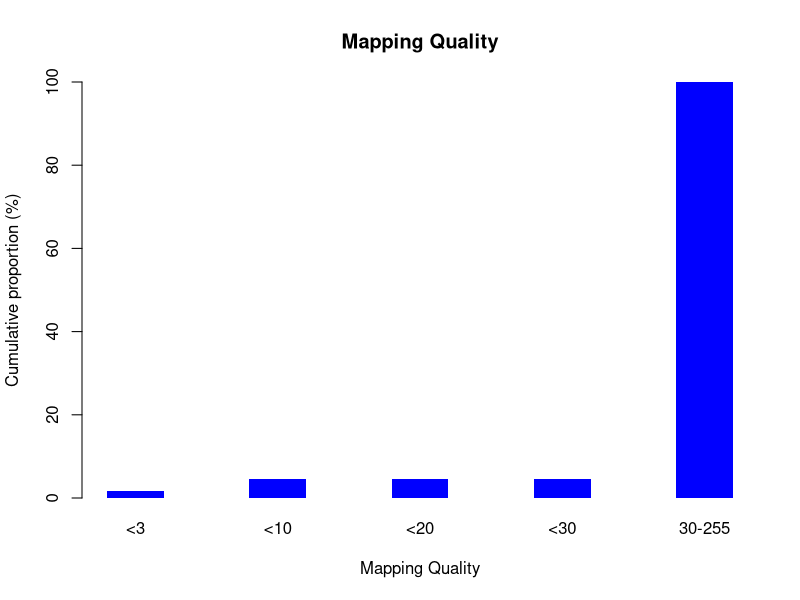

Here is the R script that generated this plot:
png("/rds/user/is460/hpc-work/muscle-rnaseq/ezbamqc/output/figs/srpk3_wt_ttnb_wt_4.mapq_profile.png",width=500,height=500,units="px")
mapq_val=c(0,1,3,255)
mapq_count=c(235534,661762,1526030,49349234)
xname=c("<3","<10","<20","<30","30-255")
freq = rep(0,5)
freq[1] = sum(mapq_count[which(mapq_val<3)])/51772562*100
freq[2] = sum(mapq_count[which(mapq_val<10)])/51772562*100
freq[3] = sum(mapq_count[which(mapq_val<20)])/51772562*100
freq[4] = sum(mapq_count[which(mapq_val<30)])/51772562*100
freq[5] = 100
barplot(freq,beside=T,xlab="Mapping Quality",border="NA",space=1.5,main="Mapping Quality",ylim=c(0,100),ylab="Cumulative proportion (%)",col="blue",names.arg=xname)
dev.state=dev.off()
